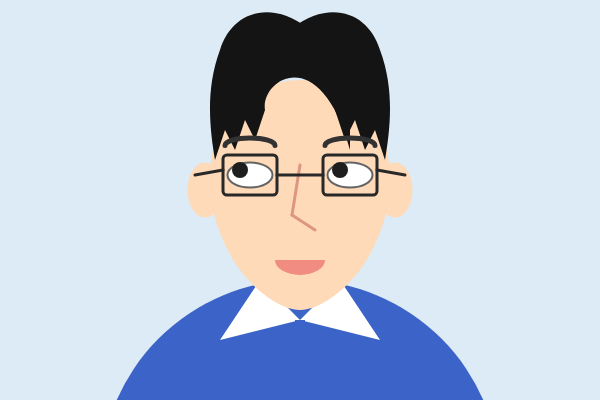
Frame 1 (no input)
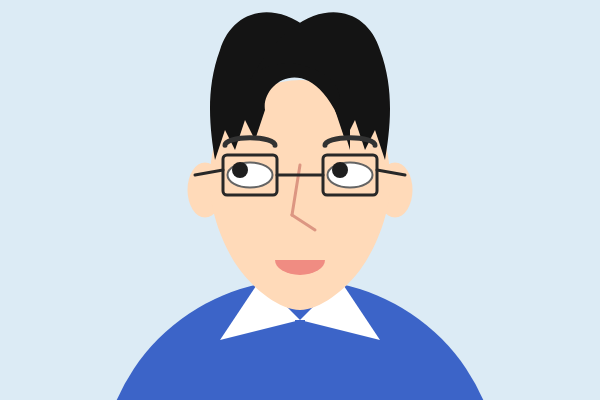
Frame 60 (no input)
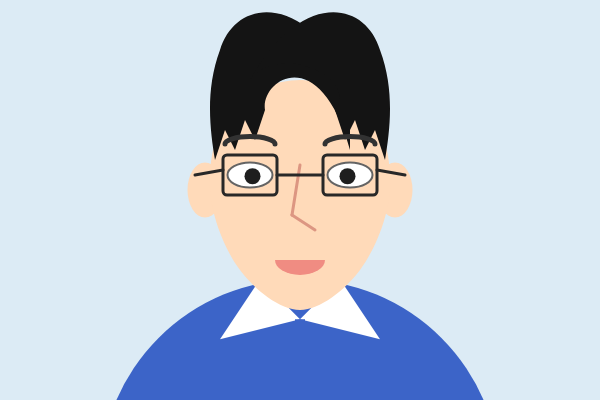
Frame 120 (the mouse pressed at the canvas centre since frame 60)

The p5.js sketch that drew these frames (run headless with seeded random() and noise() and a simulated clock; from frame 60 on, the mouse is pressed at the canvas centre):

// p5.js sketch
// ── sketch.js
function setup() {
  createCanvas(600, 400);
}

function draw() {
  background(220, 235, 245);
  
  // 1. 마우스 위치에 따른 눈동자 목표 위치 계산
  let pupX1 = 250 + (mouseX - 250) * 0.05;
  let pupY1 = 175 + (mouseY - 175) * 0.05;
  let pupX2 = 350 + (mouseX - 350) * 0.05;
  let pupY2 = 175 + (mouseY - 175) * 0.05;

  // 눈동자가 눈 흰자 밖으로 나가지 않게 조건문으로 제한
  if (pupX1 < 240) pupX1 = 240; 
  if (pupX1 > 260) pupX1 = 260;
  if (pupY1 < 170) pupY1 = 170; 
  if (pupY1 > 180) pupY1 = 180;
  if (pupX2 < 340) pupX2 = 340; 
  if (pupX2 > 360) pupX2 = 360;
  if (pupY2 < 170) pupY2 = 170; 
  if (pupY2 > 180) pupY2 = 180;

  // 2. 마우스 클릭 시 몸통 떨림 효과 (random 활용)
  let bodyMoveY = 0;
  if (mouseIsPressed) {
    bodyMoveY = random(-3, 3);
  }

  // 파란 셔츠랑 카라
  noStroke(); fill(60, 100, 200); 
  ellipse(300, 480 + bodyMoveY, 400, 400); 
  fill(255); 
  triangle(300, 320 + bodyMoveY, 260, 280 + bodyMoveY, 220, 340 + bodyMoveY); 
  triangle(300, 320 + bodyMoveY, 340, 280 + bodyMoveY, 380, 340 + bodyMoveY); 
  fill(60, 100, 200); rect(295, 320 + bodyMoveY, 10, 100); 

  // 귀
  fill(255, 218, 185); noStroke();
  ellipse(205, 190, 35, 55); 
  ellipse(395, 190, 35, 55);

  // 얼굴형
  fill(255, 218, 185);
  beginShape();
  curveVertex(230, 110); curveVertex(300, 80); curveVertex(370, 110);
  curveVertex(390, 190); curveVertex(360, 270); curveVertex(300, 310);
  curveVertex(240, 270); curveVertex(210, 190); curveVertex(230, 110);
  curveVertex(300, 80); curveVertex(370, 110);
  endShape(CLOSE);

  // 까만 머리카락
  fill(20);
  beginShape(); // 왼쪽 머리
  vertex(350, 150); bezierVertex(320, 40, 260, 80, 265, 110);
  vertex(255, 140); vertex(245, 120); vertex(235, 150); vertex(225, 130); vertex(215, 160); 
  bezierVertex(210, 130, 205, 90, 220, 50); bezierVertex(235, 0, 300, -10, 350, 80);
  endShape(CLOSE);
  
  beginShape(); // 오른쪽 머리
  vertex(250, 80); bezierVertex(280, 40, 360, 80, 335, 110);
  vertex(345, 140); vertex(355, 120); vertex(365, 150); vertex(375, 130); vertex(385, 160); 
  bezierVertex(390, 130, 395, 90, 380, 50); bezierVertex(365, 0, 300, -10, 250, 80);
  endShape(CLOSE);

  // 3. 눈썹
  let browShake = random(-1, 1);
  noFill(); stroke(50); strokeWeight(5);
  arc(250, 145 + browShake, 50, 15, PI, 0); 
  arc(350, 145 + browShake, 50, 15, PI, 0);

  // 눈 (흰자)
  fill(255); stroke(100); strokeWeight(2);
  ellipse(250, 175, 45, 25); ellipse(350, 175, 45, 25); 

  // 눈동자 (검은자)
  fill(30); noStroke();
  ellipse(pupX1, pupY1, 16, 16);
  ellipse(pupX2, pupY2, 16, 16);

  // 코
  noFill(); stroke(220, 150, 130); strokeWeight(3);
  line(300, 165, 292, 215); line(292, 215, 315, 230);

  // 4. 입술 및 홍조 (수정된 부분: 7시 방향의 더 긴 혓바닥)
  if (keyIsPressed) {
    // 홍조
    fill(255, 100, 100, 120); noStroke();
    ellipse(235, 220, 45, 25); 
    ellipse(365, 220, 45, 25); 
    
    // 기존 웃는 입
    // fill(240, 140, 130); noStroke();
    // arc(300, 260, 50, 30, 0, PI); 
    
    // 내민 혓바닥 (더 길게, 7시 방향으로)
    push(); // 현재 상태 저장
    
    // 입 중심 (300, 260)에서 약간 왼쪽 아래로 이동하여 피벗 포인트 설정
    translate(300 , 260 ); 
    
    // p5.js 좌표계에서 아래쪽은 90도, 왼쪽은 180도이므로 
    // 7시 방향은 약 120도 비스듬히 왼쪽 아래를 향하게 회전
    rotate(radians(60)); 
    
    // 혓바닥 크기 설정 (너비 26, 길이는 36에서 100으로 훨씬 길게)
    let tongueWidth = 26;
    let tongueHeight = 100;

    fill(255, 105, 115); noStroke();
    // (0, 0)에서 시작하는 하향 아크를 그려 혓바닥 표현
    arc(0, 0, tongueWidth, tongueHeight, 0, PI); 
    
    // 혓바닥 가운데 선 (길어진 혓바닥에 맞춰 길이 및 위치 조정)
    stroke(200, 80, 80); strokeWeight(2); 
    line(0, 5, 0, 40); 
    
    pop(); // 이전 상태로 복구
  } else {
    // 평소에는 웃는 입
    fill(240, 140, 130); noStroke();
    arc(300, 260, 50, 30, 0, PI);
  }

  // 네모 안경
  stroke(40); strokeWeight(3); noFill(); rectMode(CENTER);
  rect(250, 175, 54, 40, 4); rect(350, 175, 54, 40, 4); 
  line(277, 175, 323, 175); 
  line(223, 170, 195, 175); line(377, 170, 405, 175); 
  rectMode(CORNER); 
  
  

}

// ── style.css
html,
body {
  margin: 0;
  padding: 0;
}

canvas {
  display: block;
  width: 100% !important;
  height: 100% !important;
  object-fit: contain;
}
